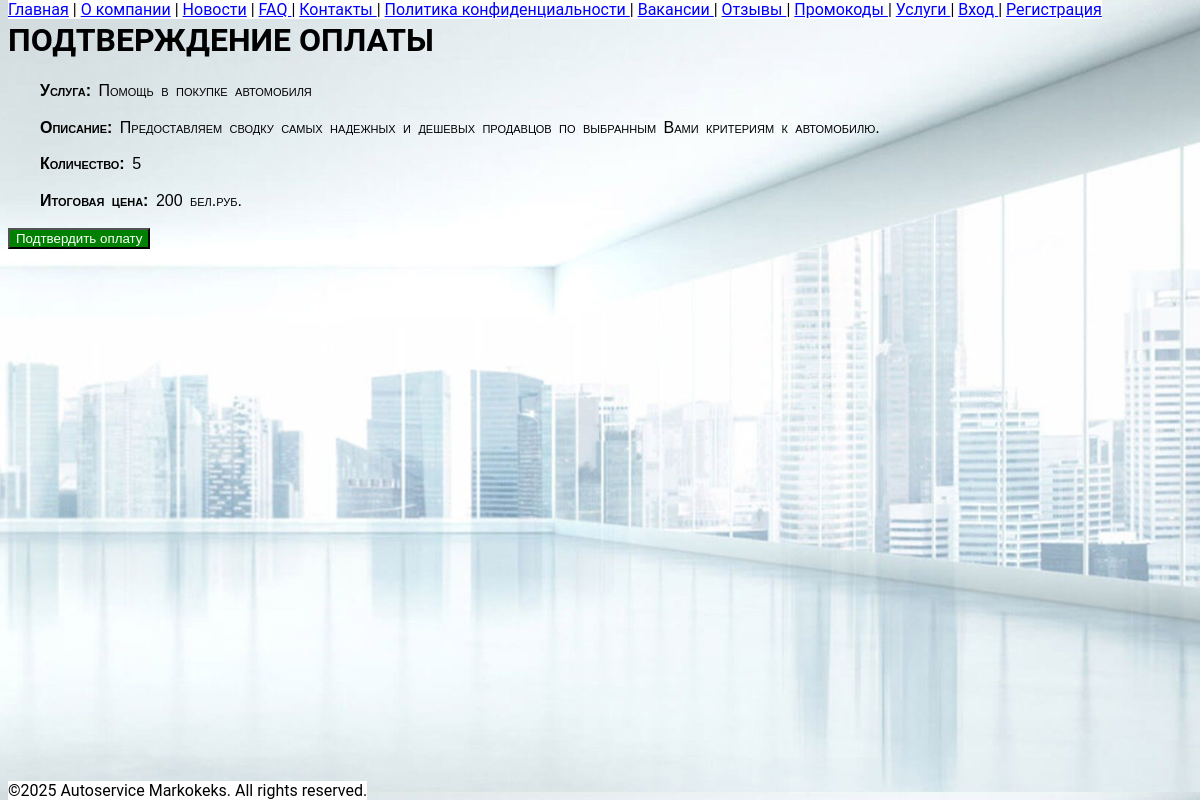
The app's page /pay_order/7/, older data.
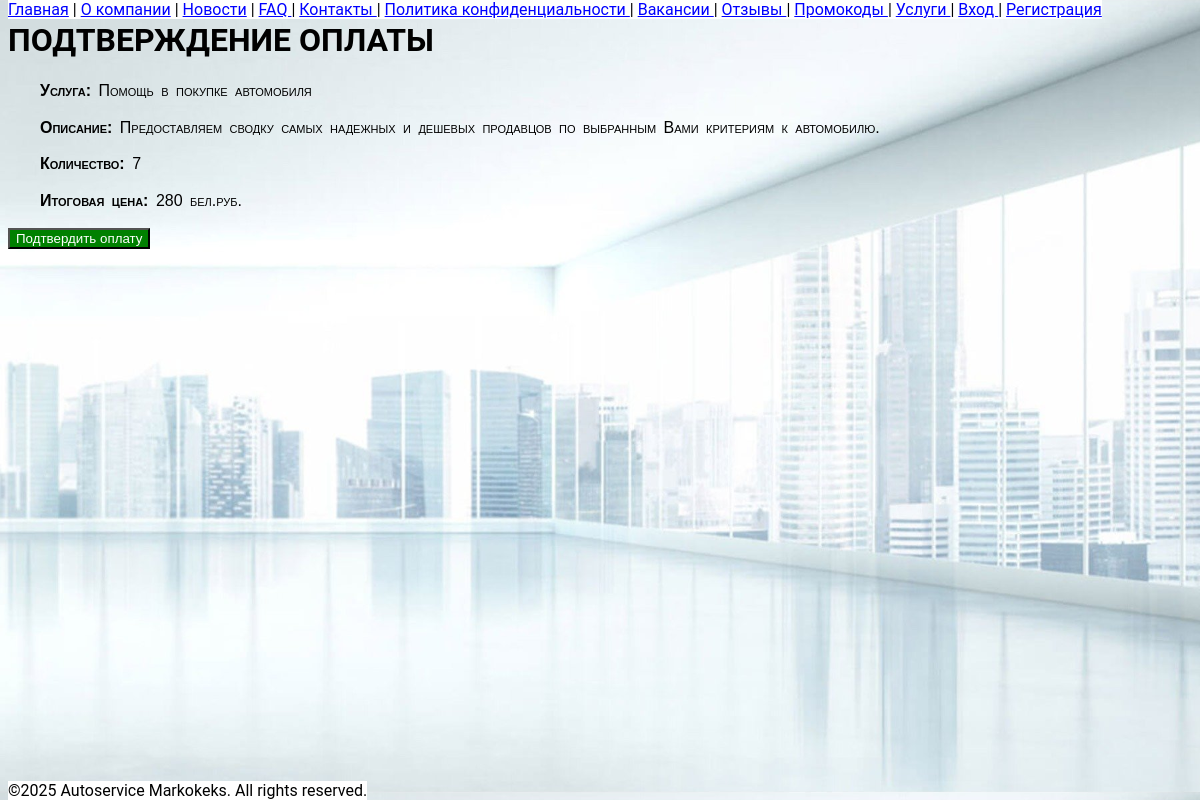
The same page, newer data.
### orders/models.py (models this page shows)
class Order(models.Model):
    customer = models.ForeignKey(Customer, on_delete=models.CASCADE)
    service = models.ForeignKey(Service, on_delete=models.CASCADE)
    quantity = models.PositiveIntegerField(default=1)
    is_received = models.BooleanField(default=False)
    @property
    def total_cost(self):
        return self.quantity * self.service.cost

### services/models.py (models this page shows)
class Service(models.Model):
    name = models.CharField(max_length=200)
    description = models.TextField()
    cost = models.IntegerField()

### orders/views.py (the view)
# urls.py: path('pay_order/<int:order_id>/', pay_order, name='pay_order'),
def pay_order(request, order_id):
    order = Order.objects.get(id=order_id)
    return render(request, 'payment_confirmation.html', {'order': order})

### orders/templates/payment_confirmation.html (shortened to what this page needs)
{% extends "base.html" %}
{% block content %}
<h1>Подтверждение оплаты</h1>
<p><b>Услуга:</b> {{ order.service.name }}</p>
<p><b>Описание:</b> {{ order.service.description }}</p>
<p><b>Количество:</b> {{ order.quantity }}</p>
<p><b>Итоговая цена:</b> {{ order.total_cost }} бел.руб.</p>
<form method="POST" action="{% url 'confirm_payment' order.id %}">
    <button type="submit" style="background-color: green; color: white;">Подтвердить оплату</button>
</form>
{% endblock %}

Row changes from the older to the newer data that the page shows:
changed Order "Помощь в покупке автомобиля": quantity "5" → "7"; total_cost "200" → "280"
